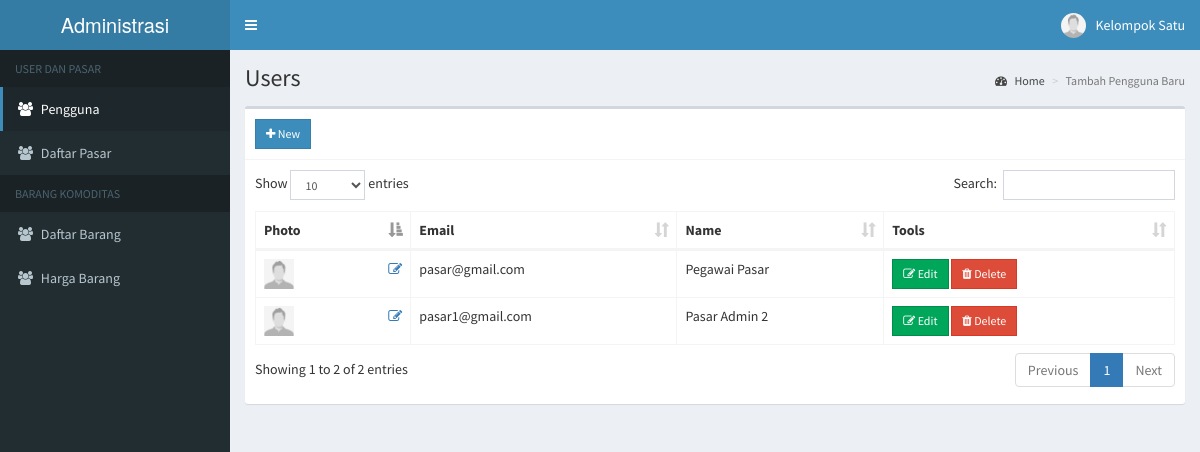
The page /admin/users.php (signed in) on the database its author committed.
### tables this page shows
CREATE TABLE `users` (
  `id` int(11) NOT NULL,
  `email` varchar(200) NOT NULL,
  `password` varchar(60) NOT NULL,
  `type` int(1) NOT NULL,
  `firstname` varchar(50) NOT NULL,
  `lastname` varchar(50) NOT NULL,
  `address` text NOT NULL,
  `contact_info` varchar(100) NOT NULL,
  `photo` varchar(200) NOT NULL,
  `status` int(1) NOT NULL,
  `activate_code` varchar(15) NOT NULL,
  `reset_code` varchar(15) NOT NULL,
  `created_on` date NOT NULL
);

### admin/includes/session.php (called while the page is built, shortened)
<?php
	include '../includes/conn.php';
	$conn = $pdo->open();
	$stmt = $conn->prepare("SELECT * FROM users WHERE id=:id");
	$stmt->execute(['id'=>$_SESSION['admin']]);
	$admin = $stmt->fetch();
?>

### admin/users.php (the view, shortened to what this page needs)
<?php include 'includes/session.php'; ?>
<?php include 'includes/header.php'; ?>
<body class="hold-transition skin-blue sidebar-mini">
<div class="wrapper">
  <?php include 'includes/navbar.php'; ?>
  <?php include 'includes/menubar.php'; ?>
  <div class="content-wrapper">
    <section class="content-header">
      <h1>
        Users
      </h1>
      <ol class="breadcrumb">
        <li><a href="#"><i class="fa fa-dashboard"></i> Home</a></li>
        <li class="active">Tambah Pengguna Baru</li>
      </ol>
    </section>
    <section class="content">
      <div class="row">
        <div class="col-xs-12">
          <div class="box">
            <div class="box-header with-border">
              <a href="#addnew" data-toggle="modal" class="btn btn-primary btn-sm btn-flat"><i class="fa fa-plus"></i> New</a>
            </div>
            <div class="box-body">
              <table id="example1" class="table table-bordered">
                <thead>
                  <th>Photo</th>
                  <th>Email</th>
                  <th>Name</th>
                  <th>Tools</th>
                </thead>
                <tbody>
                  <?php
                    $conn = $pdo->open();
                    try{
                      $stmt = $conn->prepare("SELECT * FROM users WHERE type=:type");
                      $stmt->execute(['type'=>0]);
                      foreach($stmt as $row){
                        $image = (!empty($row['photo'])) ? '../images/'.$row['photo'] : '../images/profile.jpg';
                        echo "
                          <tr>
                            <td>
                              <img src='".$image."' height='30px' width='30px'>
                              <span class='pull-right'><a href='#edit_photo' class='photo' data-toggle='modal' data-id='".$row['id']."'><i class='fa fa-edit'></i></a></span>
                            </td>
                            <td>".$row['email']."</td>
                            <td>".$row['firstname'].' '.$row['lastname']."</td>
                            <td>
                              <button class='btn btn-success btn-sm edit btn-flat' data-id='".$row['id']."'><i class='fa fa-edit'></i> Edit</button>
                              <button class='btn btn-danger btn-sm delete btn-flat' data-id='".$row['id']."'><i class='fa fa-trash'></i> Delete</button>
                            </td>
                          </tr>
                        ";
                      }
                    }
                    catch(PDOException $e){
                      echo $e->getMessage();
                    }
                  ?>
                </tbody>
              </table>
            </div>
          </div>
        </div>
      </div>
    </section>
  </div>
</div>
</body>
</html>

### admin/includes/navbar.php (shortened to what this page needs)
<header class="main-header">
  <a href="#" class="logo">
    <span class="logo-lg">Administrasi</span>
  </a>
  <nav class="navbar navbar-static-top">
    <a href="#" class="sidebar-toggle" data-toggle="push-menu" role="button">
    </a>
    <div class="navbar-custom-menu">
      <ul class="nav navbar-nav">
        <li class="dropdown user user-menu">
          <a href="#" class="dropdown-toggle" data-toggle="dropdown">
            <img src="<?php echo (!empty($admin['photo'])) ? '../images/'.$admin['photo'] : '../images/profile.jpg'; ?>" class="user-image" alt="User Image">
            <span class="hidden-xs"><?php echo $admin['firstname'].' '.$admin['lastname']; ?></span>
          </a>
        </li>
      </ul>
    </div>
  </nav>
</header>

### rows shown on the page
users: firstname "Kelompok", lastname "Satu"
users: email "pasar@gmail.com", firstname "Pegawai", lastname "Pasar"
users: email "pasar1@gmail.com", firstname "Pasar", lastname "Admin 2"
